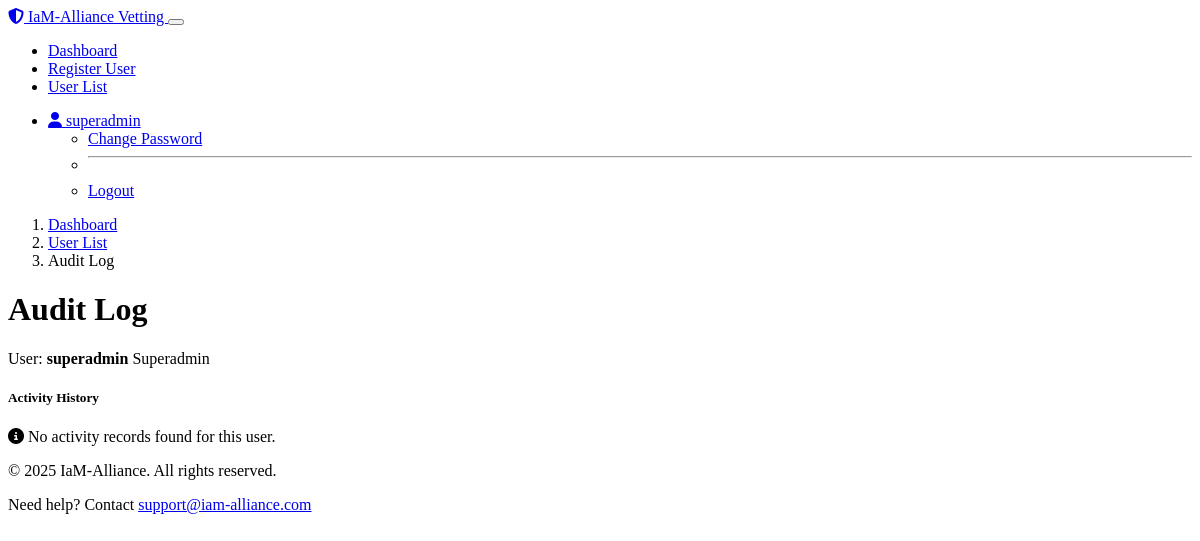
Page /admin/audit-log/1 (signed in) on the earlier database version.
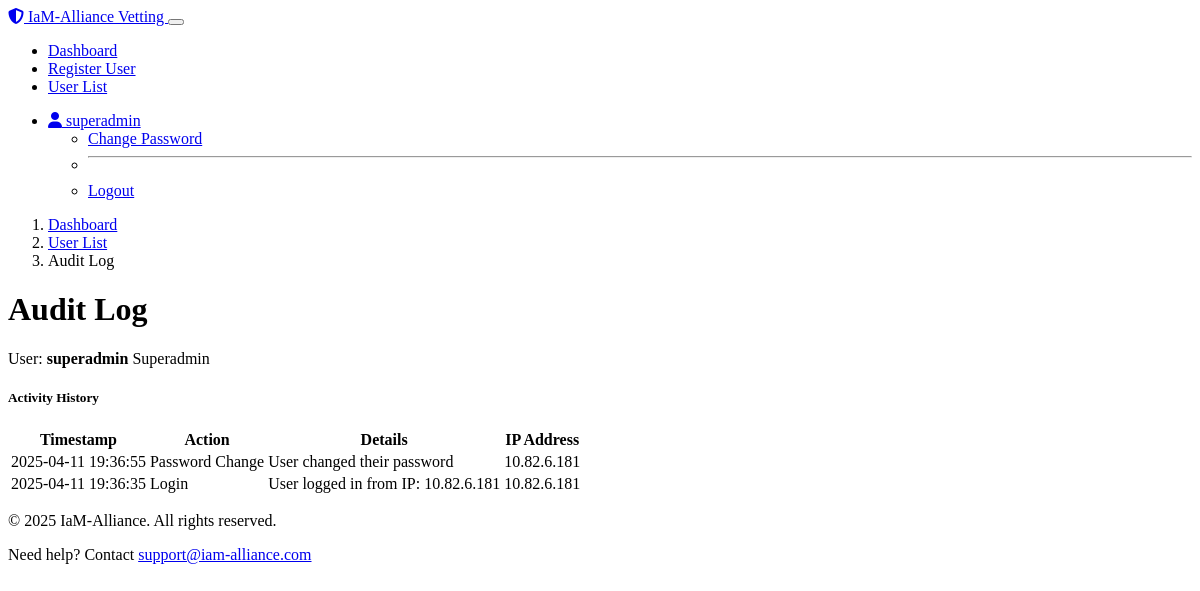
Same page on the later database version.
### models.py (models this page shows, shortened)
class User(UserMixin, db.Model):
    id = db.Column(db.Integer, primary_key=True)
    username = db.Column(db.String(64), unique=True, nullable=False)
    email = db.Column(db.String(120), unique=True, nullable=False)
    password_hash = db.Column(db.String(256), nullable=False)
    role = db.Column(db.String(20), nullable=False, default='vetting_agent')  # superadmin, server_admin, vetting_agent, inviting_admin
    created_at = db.Column(db.DateTime, default=datetime.utcnow)
    last_login = db.Column(db.DateTime)
    needs_password_change = db.Column(db.Boolean, default=True)
    created_by = db.Column(db.Integer, db.ForeignKey('user.id'))
    audit_logs = db.relationship('AuditLog', backref='user', lazy=True)
    tokens = db.relationship('MatrixToken', backref='creator', lazy=True)
    vetting_forms = db.relationship('VettingForm',
                                   foreign_keys='VettingForm.user_id',
                                   backref='submitted_by',
                                   lazy=True)
    def is_superadmin(self):
        return self.role == 'superadmin'

class AuditLog(db.Model):
    id = db.Column(db.Integer, primary_key=True)
    user_id = db.Column(db.Integer, db.ForeignKey('user.id'), nullable=False)
    timestamp = db.Column(db.DateTime, default=datetime.utcnow)
    action = db.Column(db.String(50), nullable=False)  # login, logout, token_generated, etc.
    details = db.Column(db.Text)
    ip_address = db.Column(db.String(50))

### app.py (the view)
@app.route('/admin/audit-log/<int:user_id>')
@login_required
def audit_log(user_id):
    if not (current_user.is_superadmin() or current_user.is_server_admin()):
        abort(403)
    user = User.query.get_or_404(user_id)
    logs = AuditLog.query.filter_by(user_id=user_id).order_by(AuditLog.timestamp.desc()).all()
    return render_template('admin/audit_log.html', user=user, logs=logs)

### app.py (called while the page is built)
@login_manager.user_loader
def load_user(user_id):
    return User.query.get(int(user_id))

@app.template_filter('datetime_format')
def datetime_format(value, format='%Y-%m-%d %H:%M:%S'):
    if value is None:
        return ""
    return value.strftime(format)

@app.context_processor
def inject_current_year():
    return {'current_year': datetime.utcnow().year}

### templates/admin/audit_log.html (shortened to what this page needs)
{% extends 'base.html' %}
{% block content %}
<div class="row mb-4">
    <div class="col">
        <nav aria-label="breadcrumb">
            <ol class="breadcrumb">
                <li class="breadcrumb-item"><a href="{{ url_for('admin_dashboard') }}">Dashboard</a></li>
                <li class="breadcrumb-item"><a href="{{ url_for('user_list') }}">User List</a></li>
                <li class="breadcrumb-item active" aria-current="page">Audit Log</li>
            </ol>
        </nav>
        <h1 class="mb-2">Audit Log</h1>
        <p class="lead">
            User: <strong>{{ user.username }}</strong>
            <span class="badge {% if user.is_superadmin() %}bg-danger{% elif user.is_server_admin() %}bg-warning{% else %}bg-info{% endif %}">
                {{ user.role|replace('_', ' ')|title }}
            </span>
        </p>
    </div>
</div>
<div class="row">
    <div class="col">
        <div class="card shadow">
            <div class="card-header bg-primary text-white">
                <h5 class="card-title mb-0">Activity History</h5>
            </div>
            <div class="card-body">
                {% if logs %}
                    <div class="table-responsive">
                        <table class="table table-hover data-table">
                            <thead>
                                <tr>
                                    <th>Timestamp</th>
                                    <th>Action</th>
                                    <th>Details</th>
                                    <th>IP Address</th>
                                </tr>
                            </thead>
                            <tbody>
                                {% for log in logs %}
                                    <tr>
                                        <td>{{ log.timestamp|datetime_format }}</td>
                                        <td>
                                            <span class="badge
                                                {% if log.action == 'login' %}bg-success
                                                {% elif log.action == 'logout' %}bg-warning
                                                {% elif log.action == 'password_change' %}bg-info
                                                {% elif log.action == 'user_created' %}bg-primary
                                                {% elif log.action == 'token_generated' %}bg-danger
                                                {% else %}bg-secondary{% endif %}">
                                                {{ log.action|replace('_', ' ')|title }}
                                            </span>
                                        </td>
                                        <td>{{ log.details }}</td>
                                        <td>{{ log.ip_address }}</td>
                                    </tr>
                                {% endfor %}
                            </tbody>
                        </table>
                    </div>
                {% else %}
                    <div class="alert alert-info">
                        <i class="fas fa-info-circle me-2"></i> No activity records found for this user.
                    </div>
                {% endif %}
            </div>
        </div>
    </div>
</div>
{% endblock %}
{% block extra_css %}
<link rel="stylesheet" href="https://cdn.datatables.net/1.11.5/css/dataTables.bootstrap5.min.css">
{% endblock %}

### templates/base.html (shortened to what this page needs)
<!DOCTYPE html>
<html lang="en" data-bs-theme="dark">
<head>
    <link rel="stylesheet" href="https://cdn.replit.com/agent/bootstrap-agent-dark-theme.min.css">
    <link rel="stylesheet" href="https://cdnjs.cloudflare.com/ajax/libs/font-awesome/6.4.0/css/all.min.css">
    <link rel="stylesheet" href="{{ url_for('static', filename='css/custom.css') }}">
    {% block extra_css %}{% endblock %}
</head>
<body>
    <nav class="navbar navbar-expand-lg navbar-dark bg-dark mb-4">
        <div class="container">
            <a class="navbar-brand" href="{{ url_for('index') }}">
                <i class="fas fa-shield-alt me-2"></i>
                IaM-Alliance Vetting
            </a>
            <button class="navbar-toggler" type="button" data-bs-toggle="collapse" data-bs-target="#navbarNav" aria-controls="navbarNav" aria-expanded="false" aria-label="Toggle navigation">
            </button>
            <div class="collapse navbar-collapse" id="navbarNav">
                <ul class="navbar-nav me-auto">
                    {% if current_user.is_authenticated %}
                        {% if current_user.is_superadmin() or current_user.is_server_admin() %}
                            <li class="nav-item">
                                <a class="nav-link" href="{{ url_for('admin_dashboard') }}">Dashboard</a>
                            </li>
                            <li class="nav-item">
                                <a class="nav-link" href="{{ url_for('register_user') }}">Register User</a>
                            </li>
                            <li class="nav-item">
                                <a class="nav-link" href="{{ url_for('user_list') }}">User List</a>
                            </li>
                        {% endif %}
                    {% endif %}
                </ul>
                <ul class="navbar-nav">
                    {% if current_user.is_authenticated %}
                        <li class="nav-item dropdown">
                            <a class="nav-link dropdown-toggle" href="#" id="userDropdown" role="button" data-bs-toggle="dropdown" aria-expanded="false">
                                <i class="fas fa-user me-1"></i> {{ current_user.username }}
                            </a>
                            <ul class="dropdown-menu dropdown-menu-end" aria-labelledby="userDropdown">
                                <li><a class="dropdown-item" href="{{ url_for('change_password') }}">Change Password</a></li>
                                <li><hr class="dropdown-divider"></li>
                                <li><a class="dropdown-item" href="{{ url_for('logout') }}">Logout</a></li>
                            </ul>
                        </li>
                    {% else %}
                        <li class="nav-item">
                            <a class="nav-link" href="{{ url_for('login') }}">Login</a>
                        </li>
                    {% endif %}
                </ul>
            </div>
        </div>
    </nav>
    <div class="container">
        {% block content %}{% endblock %}
    </div>
    <footer class="mt-5 py-3 bg-dark">
        <div class="container">
            <div class="row">
                <div class="col-md-6">
                    <p class="mb-0 text-muted">&copy; {{ current_year }} IaM-Alliance. All rights reserved.</p>
                </div>
                <div class="col-md-6 text-end">
                    <p class="mb-0 text-muted">Need help? Contact <a href="mailto:support@iam-alliance.com">support@iam-alliance.com</a></p>
                </div>
            </div>
        </div>
    </footer>
</body>
</html>

### static/css/custom.css (style rules this page uses)
.table-responsive td { max-width: 300px; overflow: hidden; text-overflow: ellipsis; white-space: nowrap; }

Differences in the rows shown:
added AuditLog: timestamp "2025-04-11 19:36:55", action "Password Change", details "User changed their password", ip_address "10.82.6.181"
added AuditLog: timestamp "2025-04-11 19:36:35", action "Login", details "User logged in from IP: 10.82.6.181", ip_address "10.82.6.181"
Other differences:
text no longer shown: "No activity records found for this user."
text now shown: "Timestamp Action Details IP Address"
